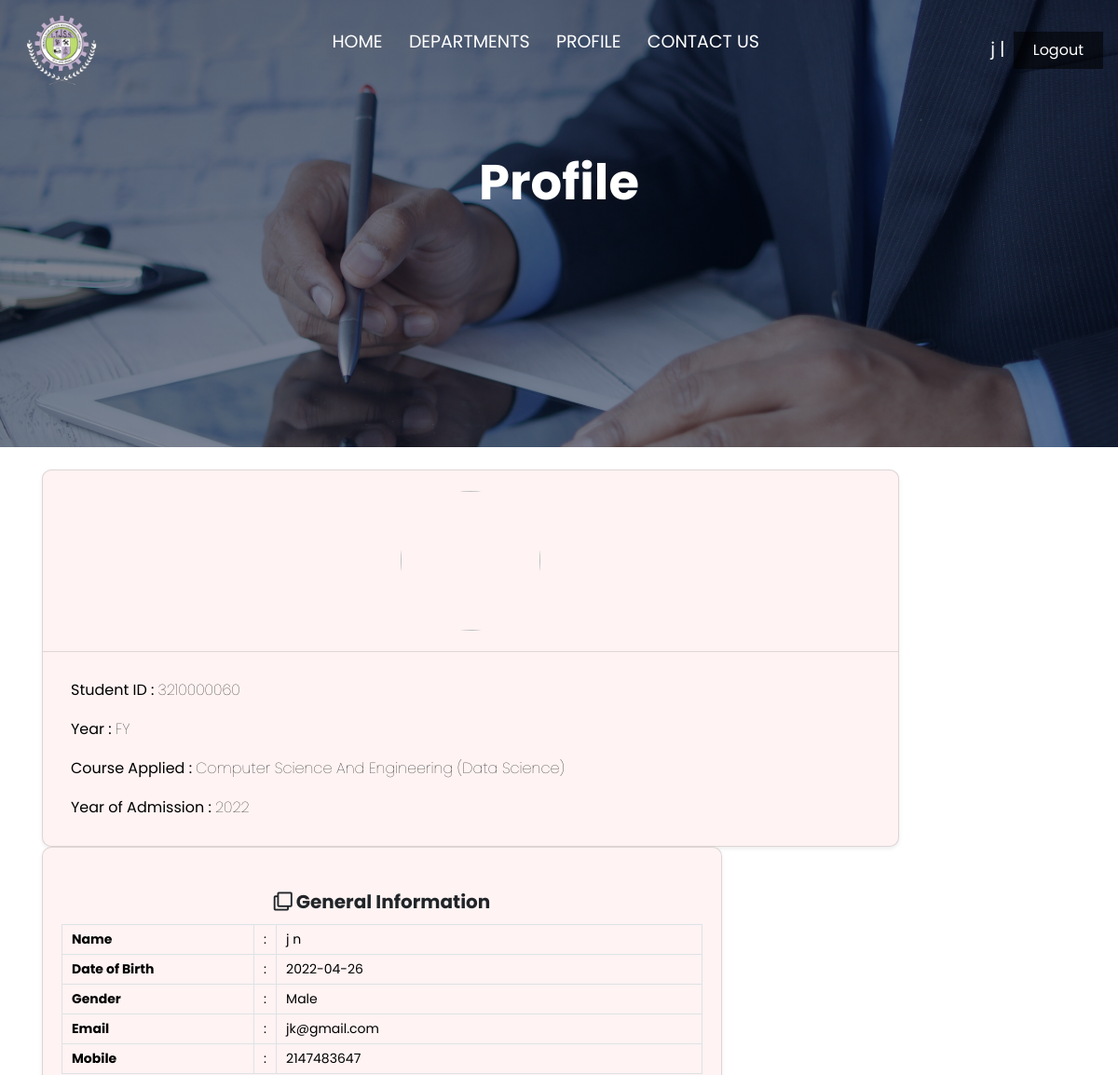
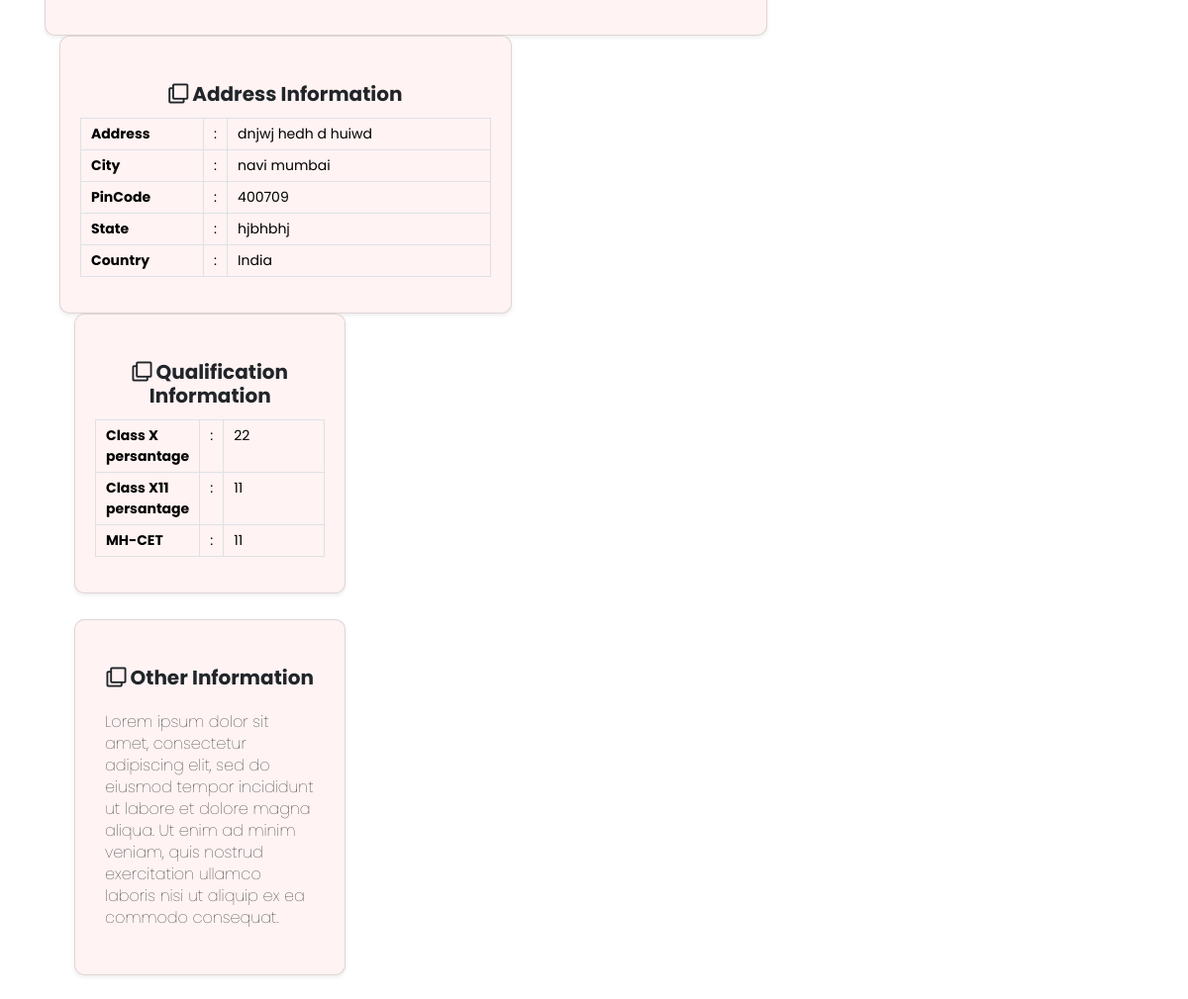
/profile_page.php (signed in), run on the app's committed database (2 pictures, top to bottom).
### tables this page shows
CREATE TABLE `student` (
  `sr` int(10) NOT NULL,
  `f_name` varchar(255) NOT NULL,
  `l_name` varchar(255) NOT NULL,
  `email` varchar(255) NOT NULL,
  `password` varchar(255) NOT NULL
);

CREATE TABLE `addmission` (
  `form_status` int(2) DEFAULT NULL,
  `sr` int(10) NOT NULL,
  `f_name` varchar(30) NOT NULL DEFAULT 'Not given',
  `l_name` varchar(30) NOT NULL,
  `dob` date NOT NULL,
  `email` varchar(30) NOT NULL,
  `mobile` int(12) NOT NULL,
  `gender` varchar(7) NOT NULL,
  `address` varchar(255) NOT NULL,
  `city` varchar(30) NOT NULL,
  `pin` int(6) NOT NULL,
  `state` varchar(10) NOT NULL,
  `country` varchar(10) NOT NULL,
  `classX_b` varchar(20) NOT NULL,
  `classX_p` int(3) NOT NULL,
  `classX_y` year(4) NOT NULL,
  `class12_b` varchar(30) NOT NULL,
  `class12_p` int(3) NOT NULL,
  `class12_y` year(4) NOT NULL,
  `cet_b` varchar(30) NOT NULL,
  `cet_p` int(3) NOT NULL,
  `cet_y` year(4) NOT NULL,
  `course` varchar(255) NOT NULL,
  `YOA` year(4) NOT NULL DEFAULT current_timestamp()
);

### profile_page.php (the view, shortened to what this page needs)
<!DOCTYPE html>
<html lang="en">
<?php
$email = $_SESSION['email'];
$login = $_SESSION['login_by'];
$servrname = "localhost";
$username = "root";
$password = "";
$database = 'ocams';
$conn = mysqli_connect($servrname, $username, $password, $database);
if ($login) {
    $select = "SELECT * FROM `management` WHERE email= '$email'";
    $result = mysqli_query($conn, $select);
    $row = mysqli_fetch_assoc($result);
} else {
    $select = "SELECT * FROM `student` WHERE email= '$email'";
    $result = mysqli_query($conn, $select);
    $row = mysqli_fetch_assoc($result);
}
if ($login) {
    $email2 = $_GET['email'];
    $select = "SELECT * FROM `addmission` WHERE email= '$email2'";
    $result = mysqli_query($conn, $select);
    $row2 = mysqli_fetch_assoc($result);
} else {
    $select = "SELECT * FROM `addmission` WHERE email= '$email'";
    $result = mysqli_query($conn, $select);
    $row2 = mysqli_fetch_assoc($result);
}
?>
<head>
    <link rel='stylesheet' href='https://cdnjs.cloudflare.com/ajax/libs/twitter-bootstrap/4.1.3/css/bootstrap.min.css'>
    <link rel='stylesheet' href='https://cdnjs.cloudflare.com/ajax/libs/font-awesome/5.12.1/css/all.min.css'>
    <link rel="stylesheet" href="style.css">
</head>
<body>
    <section class="man-sub-header">
        <nav>
            <a href="/OCAMS/index.php"><img src="image/Logo.png" alt="image"></a>
            <div class="nav-links" id="navLinks">
                <ul>
                    <li><a href="/OCAMS/man_home.php">HOME</a></li>
                    <li><a href="/man_department.html">DEPARTMENTS</a></li>
                    <?php
                    if ($login) {
                        echo ' <li><a href="/OCAMS/man_admissions.php">ADMISSIONS</a></li>';
                    } else {
                        echo ' <li><a href="/OCAMS/profile_page.php">PROFILE</a></li>';
                    }
                    ?>
                    <li><a href="/OCAMS/man_contact.php">CONTACT US</a></li>
                </ul>
            </div>
            <div class="logout">
                <?php
                echo '<span>' . $row['f_name']
                ?>
                | </span>
                <a href="/OCAMS/logout.php" target="blank" class="hero-btn" id="logoutbtn">Logout</a>
            </div>
        </nav>
        <h1>Profile</h1>
    </section>
    <div class="student-profile py-4">
        <div class="container">
            <div class="row">
                <div class="col-lg-10">
                    <div class="card shadow-sm">
                        <div class="card-header bg-transparent text-center">
                            <img class="profile_img" src="image/man.jpg">
                        </div>
                        <?php
                        echo '<div class="card-body">
    <p class="mb-0"><strong class="pr-1">Student ID :</strong>32100000' . $row2['sr'] . '</p>
    <p class="mb-0"><strong class="pr-1">Year :</strong>FY</p>
    <p class="mb-0"><strong class="pr-1">Course Applied :</strong>' . $row2['course'] . '</p>
    <p class="mb-0"><strong class="pr-1">Year of Admission :</strong>' . $row2['YOA'] . '</p> ';
                        ?>
                    </div>
                </div>
            </div>
            <div class="col-lg-8">
                <div class="card shadow-sm">
                    <div class="card-header bg-transparent border-0">
                        <h3 class="mb-0"><i class="far fa-clone pr-1"></i>General Information</h3>
                    </div>
                    <div class="card-body pt-0">
                        <table class="table table-bordered">
                            <tr>
                                <th width="30%">Name</th>
                                <td width="2%">:</td>
                                <?php
                                echo '<td>' . $row2['f_name'] .' '. $row2['l_name']. '</td>';
                                ?>
                            </tr>
                            <tr>
                                <th width="30%">Date of Birth</th>
                                <td width="2%">:</td>
                                <?php
                                echo '<td>' . $row2['dob'] . '</td>';
                                ?>
                            </tr>
                            <tr>
                                <th width="30%">Gender</th>
                                <td width="2%">:</td>
                                <?php
                                echo '<td>' . $row2['gender'] . '</td>';
                                ?>
                            </tr>
                            <tr>
                                <th width="30%">Email</th>
                                <td width="2%">:</td>
                                <?php
                                echo '<td>' . $row2['email'] . '</td>';
                                ?>
                            </tr>
                            <tr>
                                <th width="30%">Mobile</th>
                                <td width="2%">:</td>
                                <?php
                                echo '<td>' . $row2['mobile'] . '</td>';
                                ?>
                            </tr>
                        </table>
                    </div>
                </div>
                <div class="col-lg-8">
                    <div class="card shadow-sm">
                        <div class="card-header bg-transparent border-0">
                            <h3 class="mb-0"><i class="far fa-clone pr-1"></i>Address Information</h3>
                        </div>
                        <div class="card-body pt-0">
                            <table class="table table-bordered">
                                <tr>
                                    <th width="30%">Address</th>
                                    <td width="2%">:</td>
                                    <?php
                                    echo '<td>' . $row2['address'] . '</td>';
                                    ?>
                                </tr>
                                <tr>
                                    <th width="30%">City</th>
                                    <td width="2%">:</td>
                                    <?php
                                    echo '<td>' . $row2['city'] . '</td>';
                                    ?>
                                </tr>
                                <tr>
                                    <th width="30%">PinCode</th>
                                    <td width="2%">:</td>
                                    <?php
                                    echo '<td>' . $row2['pin'] . '</td>';
                                    ?>
                                </tr>
                                <tr>
                                    <th width="30%">State</th>
                                    <td width="2%">:</td>
                                    <?php
                                    echo '<td>' . $row2['state'] . '</td>';
                                    ?>
                                </tr>
                                <tr>
                                    <th width="30%">Country</th>
                                    <td width="2%">:</td>
                                    <?php
                                    echo '<td>' . $row2['country'] . '</td>';
                                    ?>
                                </tr>
                            </table>
                        </div>
                    </div>
                    <div class="col-lg-8">
                        <div class="card shadow-sm">
                            <div class="card-header bg-transparent border-0">
                                <h3 class="mb-0"><i class="far fa-clone pr-1"></i>Qualification Information</h3>
                            </div>
                            <div class="card-body pt-0">
                                <table class="table table-bordered">
                                    <tr>
                                        <th width="30%">Class X persantage</th>
                                        <td width="2%">:</td>
                                        <?php
                                        echo '<td>' . $row2['classX_p'] . '</td>';
                                        ?>
                                    </tr>
                                    <tr>
                                        <th width="30%">Class X11 persantage</th>
                                        <td width="2%">:</td>
                                        <?php
                                        echo '<td>' . $row2['class12_p'] . '</td>';
                                        ?>
                                    </tr>
                                    <tr>
                                        <th width="30%">MH-CET </th>
                                        <td width="2%">:</td>
                                        <?php
                                        echo '<td>' . $row2['cet_p'] . '</td>';
                                        ?>
                                    </tr>
                                </table>
                            </div>
                        </div>
                        <div style="height: 26px"></div>
                        <div class="card shadow-sm">
                            <div class="card-header bg-transparent border-0">
                                <h3 class="mb-0"><i class="far fa-clone pr-1"></i>Other Information</h3>
                            </div>
                            <div class="card-body pt-0">
                                <p>Lorem ipsum dolor sit amet, consectetur adipiscing elit, sed do eiusmod tempor incididunt ut labore et dolore magna aliqua. Ut enim ad minim veniam, quis nostrud exercitation ullamco laboris nisi ut aliquip ex ea commodo consequat.</p>
                            </div>
                        </div>
                    </div>
                </div>
            </div>
        </div>
</body>
</html>

### style.css (style rules this page uses)
* { margin: 0px; padding: 0px; box-sizing: border-box; font-family: 'Poppins', sans-serif; }
nav { display: flex; padding: 1% 2%; justify-content: space-between; align-items: center; }
nav img { height: 84px; width: 84px; border-radius: 61px; }
.nav-links { flex: 1; text-align: center; }
.nav-links ul li { list-style: none; display: inline-block; padding: 4px 12px; position: relative; }
.nav-links ul li a { color: #fff; text-decoration: none; font-size: 19px; }
.nav-links ul li::after { content: ''; width: 0%; height: 2px; background: linear-gradient( 260deg, rgb(12 255 98), rgb(1 120 226)); display: block; margin: auto; transition: 0.5s; }
.hero-btn { display: inline-block; text-decoration: none; color: #fff; border: 0px solid #fff; padding: 8px 21px; font-size: 16px; background: #00000091; position: relative; cursor: pointer; margin-left: 20px; margin-right: 20px; }
h1 { font-size: 36px; font-weight: bolder; color: var(--secondary-color); text-align: center; }
p { font-size: 15px; font-weight: lighter; line-height: 22px; padding: 10px; }
.row { display: flex; justify-content: space-between; }
h3 { text-align: center; font-weight: bolder; margin-top: 34px; }
.logout>span { font-size: 19px; margin-right: -16px; color: #fff; }
.logout { margin-right: -28px; }
.man-sub-header { height: 60vh; width: 100%; background-image: linear-gradient(rgb(4 9 30 / 59%), rgb(4 9 30 / 47%)), url(image/management.jpg); background-position: center; background-size: cover; text-align: center; }
.man-sub-header h1 { padding-top: 56px; font-size: 3.3rem; color: #ffffff; }
.student-profile .card .card-header .profile_img { width: 150px; height: 150px; object-fit: cover; margin: 10px auto; border: 10px solid radial-gradient( 260deg, rgb(12 255 98), rgb(1 120 226)); border-radius: 50%; }
.student-profile .card h3 { font-size: 20px; font-weight: 700; }
.student-profile .card p { font-size: 16px; color: #000; }
.student-profile .table th, .student-profile .table td { font-size: 14px; padding: 5px 10px; color: #000; }
.student-profile .card { border-radius: 10px; background: #fff3f3; }

### data on the page
student: f_name "j"
addmission: sr "60", course "Computer Science And Engineering (Data Science)", YOA "2022", f_name "j", l_name "n", dob "2022-04-26", gender "Male", email "jk@gmail.com", mobile "2147483647", address "dnjwj hedh d huiwd", city "navi mumbai", pin "400709", state "hjbhbhj", country "India", classX_p "22", class12_p "11", cet_p "11"
